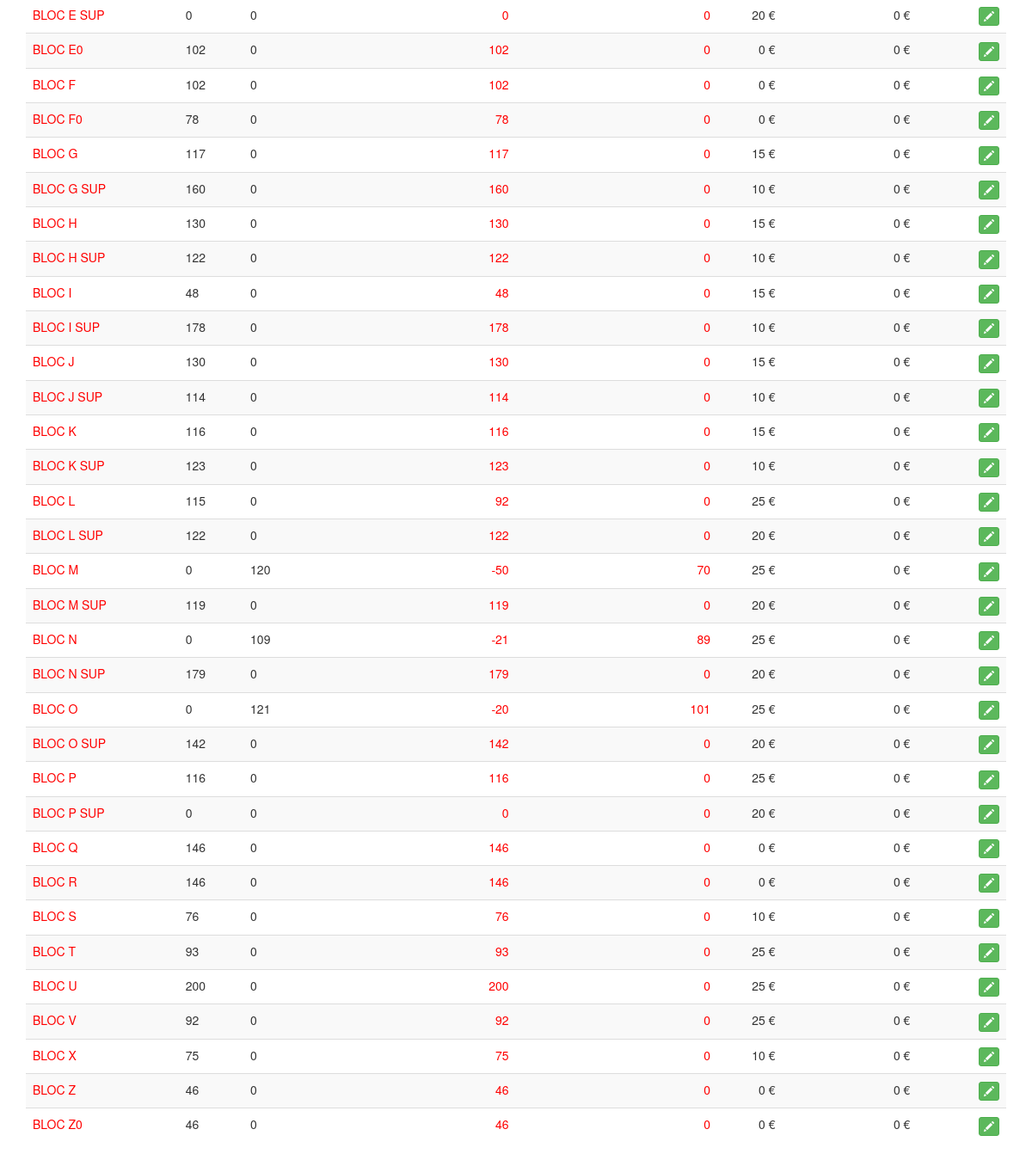
Before: /admin/blocs.php (lower part) with the older database file.
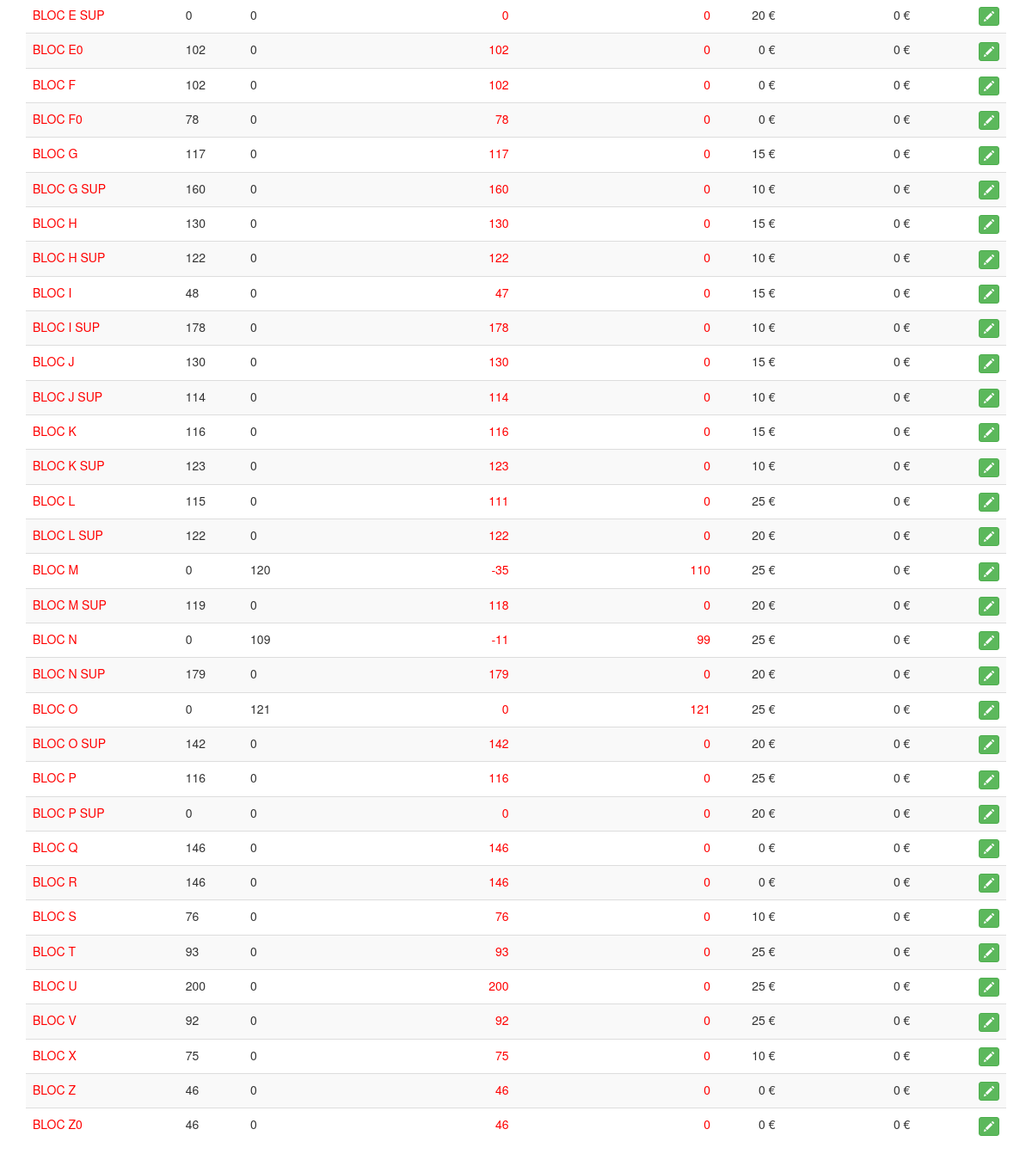
After: the same page with the newer database file.
### tables this page shows
CREATE TABLE IF NOT EXISTS `hb16_blocs` (
  `id` int(11) NOT NULL AUTO_INCREMENT,
  `name` varchar(25) NOT NULL,
  `max` int(11) NOT NULL DEFAULT '0',
  `max_org` int(11) NOT NULL DEFAULT '0',
  `places` int(11) NOT NULL,
  `places_org` int(11) NOT NULL,
  `zone` varchar(50) NOT NULL,
  `price` int(11) NOT NULL,
  `price_half` int(11) NOT NULL,
  `price_abn` int(11) NOT NULL,
  `price_abn_half` int(11) NOT NULL,
  `color` varchar(25) NOT NULL,
  `color_price` varchar(50) NOT NULL,
  PRIMARY KEY (`id`)
);

### admin/blocs.php (the view, shortened to what this page needs)
<?php
require_once '../inc/conn.php';
$req = $pdo->prepare("SELECT  * FROM hb16_blocs  ORDER BY name  ");
$req->execute();
?>
<?php require 'inc/header.php'; ?>
<div class="col-md-12">
    <table class="table table-striped table-hover ">
        <tbody>
            <?php while($res = $req->fetch()): ?>
            <tr>
                <td style="text-align: left;color:red;"><?= $res->name; ?></td>
                <td style="text-align: left;"><?= $res->max; ?></td>
                <td style="text-align: left;"><?= $res->max_org; ?></td>
                <td style="text-align: right;color:red;"><?= $res->places; ?></td>
                <td style="text-align: right;color:red;"><?= $res->places_org; ?></td>
                <td style="text-align: right;"><?= $res->price; ?> €</td>
                <td style="text-align: right;"><?= $res->price_half; ?> €</td>
                <td style="text-align: right;">
                    <a href="#" class="btn btn-success btn-xs" title="modifier les blocs"
                       data-toggle="modal"
                       data-target=".bs-bloc-modal-sm"
                       data-name="<?= $res->name; ?>"
                       data-max="<?= $res->max; ?>"
                       data-max_org="<?= $res->max_org; ?>"
                       data-price="<?= $res->price; ?>"
                       data-price_half="<?= $res->price_half; ?>"
                       data-price_abn="<?= $res->price_abn; ?>"
                       data-price_abn_half="<?= $res->price_abn_half; ?>" >
                       <span class="glyphicon glyphicon-pencil" aria-hidden="true"></span>
                    </a>
                </td>
             </tr>
             <?php endwhile; ?>
        </tbody>
    </table>
</div>
<?php require 'inc/footer.php';

### admin/inc/header.php (shortened to what this page needs)
<!DOCTYPE html>
<html lang="en">
<head>
    <link rel="stylesheet" href="../css/bootstrap.min.css">
    <link rel="stylesheet" href="../css/bootstrap-datepicker3.standalone.min.css">
    <link rel="stylesheet" href="../css/bootstrap-multiselect.css">
  </head>
  <body>
<div class="container-fluid">

### admin/inc/footer.php (shortened to what this page needs)
</div>
  </body>
</html>

Changed rows visible on the page:
changed hb16_blocs "BLOC I": places "48" → "47"
changed hb16_blocs "BLOC L": places "92" → "111"
changed hb16_blocs "BLOC M": places "-50" → "-35"; places_org "70" → "110"
changed hb16_blocs "BLOC M SUP": places "119" → "118"
changed hb16_blocs "BLOC N": places "-21" → "-11"; places_org "89" → "99"
changed hb16_blocs "BLOC O": places "-20" → "0"; places_org "101" → "121"
